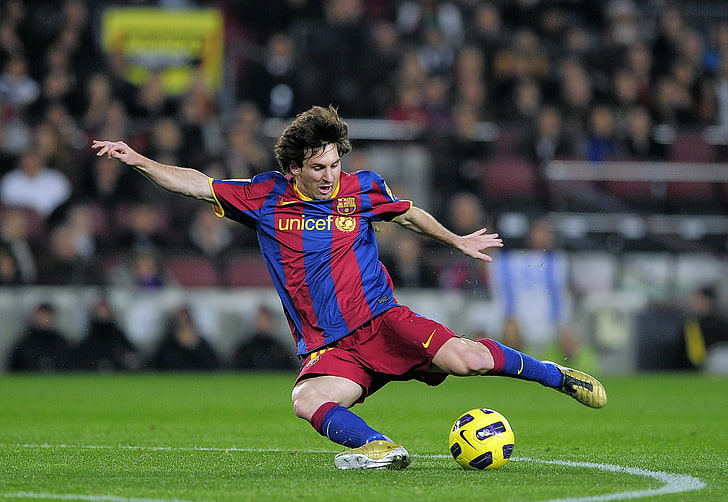
#> input picture messi.jpg, 728 x 502 px
$ python image_gradients.py   (older library calls are emulated)
#> lines starting #> are read from the running program, lines starting #| are printed output that depends on the picture
import cv2
import numpy as np
from matplotlib import pyplot as plt

# Load the grayscale image
img = cv2.imread("messi.jpg", cv2.IMREAD_GRAYSCALE)
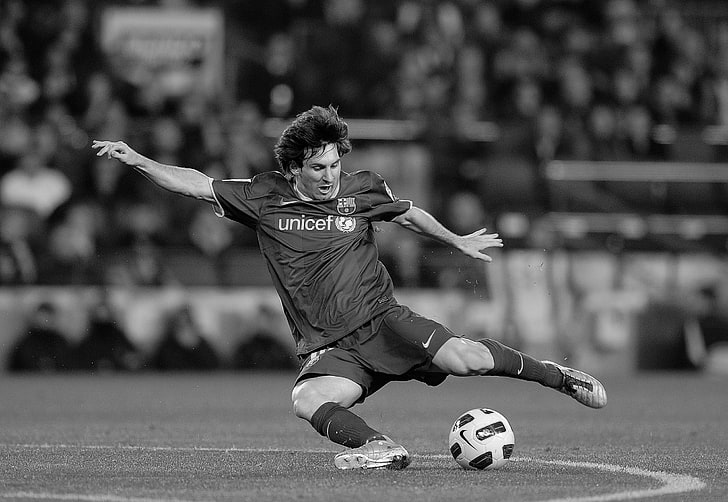
#> img: shape (502, 728); min 0, max 255, mean 83.9

# Apply Laplacian edge detection
lap = cv2.Laplacian(img, cv2.CV_64F, ksize=3)  # CV_64F is 64-bit float
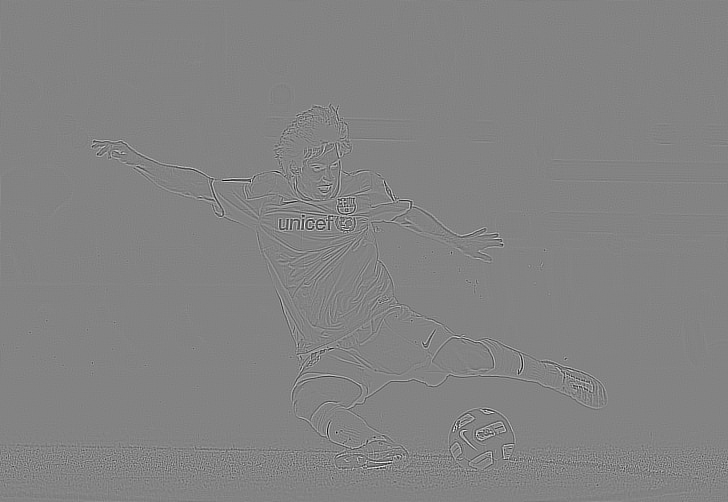
#> lap: shape (502, 728) float64; min -1684, max 1586, mean 0; drawn with min black and max white
lap_abs = np.uint8(np.absolute(lap))  # Convert Laplacian to uint8 for visualization
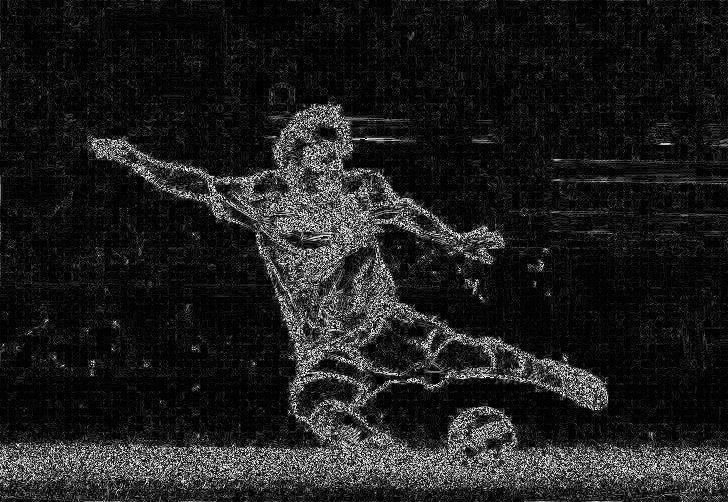
#> lap_abs: shape (502, 728); min 0, max 254, mean 30.6

# Apply Sobel edge detection in both X and Y directions
sobelX = cv2.Sobel(img, cv2.CV_64F, 1, 0)
sobelY = cv2.Sobel(img, cv2.CV_64F, 0, 1)
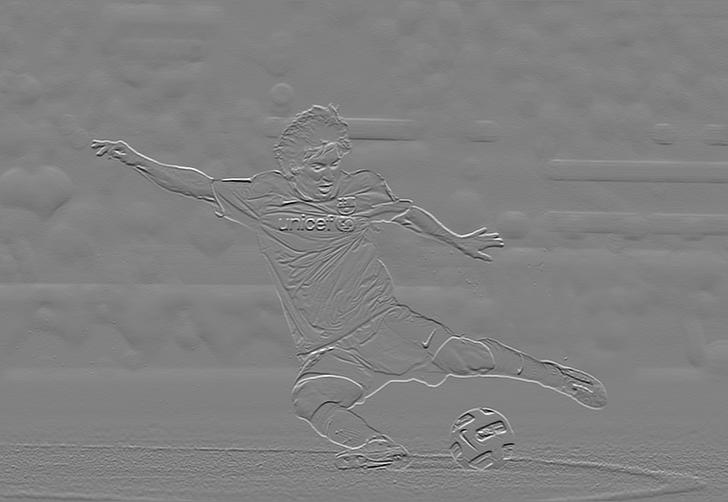
#> sobelY: shape (502, 728) float64; min -983, max 958, mean 1.5; drawn with min black and max white
sobelX_abs = np.uint8(np.absolute(sobelX))
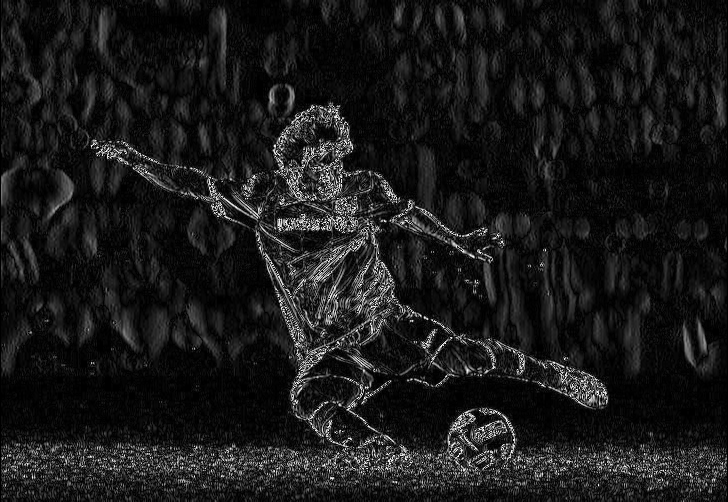
#> sobelX_abs: shape (502, 728); min 0, max 255, mean 25.7
sobelY_abs = np.uint8(np.absolute(sobelY))
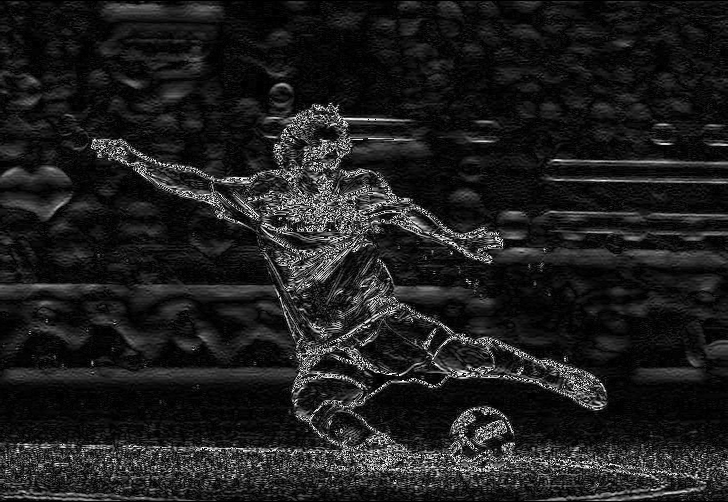
#> sobelY_abs: shape (502, 728); min 0, max 255, mean 30.1

# Titles and images for plotting
titles = ['Original Image', 'Laplacian', 'Sobel X', 'Sobel Y']
images = [img, lap_abs, sobelX_abs, sobelY_abs]

# Create subplots for the images
for i in range(4):
    plt.subplot(2, 2, i+1)  # 2 rows, 2 columns of subplots
    plt.imshow(images[i], 'gray')
    plt.title(titles[i])
    plt.xticks([]), plt.yticks([])

# Display the subplots
plt.show()

$ run again, with gradient.jpg copied over messi.jpg
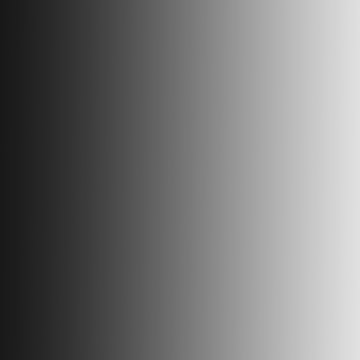
#> input picture gradient.jpg, 360 x 360 px
#> img is the input picture: shape (360, 360); min 24, max 225, mean 118
#> `sobelX_abs = np.uint8(np.absolute(sobelX))`:
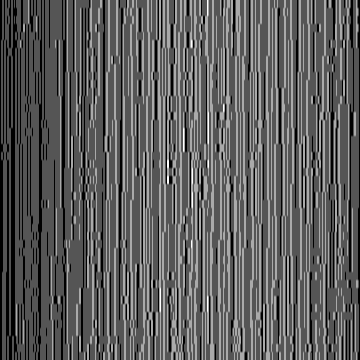
#> sobelX_abs: shape (360, 360); min 0, max 12, mean 4.43; drawn with min black and max white
#> `sobelY_abs = np.uint8(np.absolute(sobelY))`:
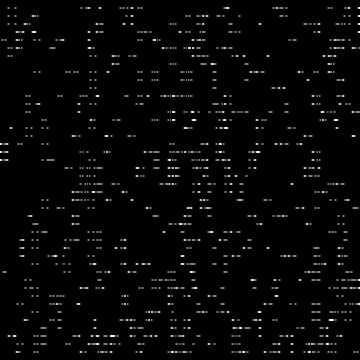
#> sobelY_abs: shape (360, 360); min 0, max 4, mean 0.0934; drawn with min black and max white

$ run again, with apple.jpeg copied over messi.jpg
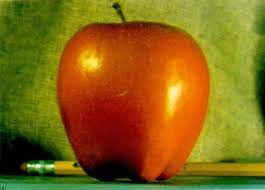
#> input picture apple.jpeg, 265 x 190 px
#> `sobelY = cv2.Sobel(img, cv2.CV_64F, 0, 1)`:
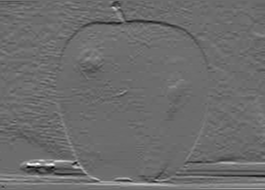
#> sobelY: shape (190, 265) float64; min -489, max 656, mean -0.1; drawn with min black and max white
#> `sobelY_abs = np.uint8(np.absolute(sobelY))`:
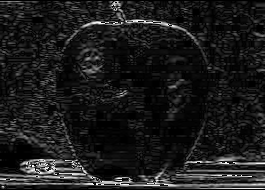
#> sobelY_abs: shape (190, 265); min 0, max 255, mean 27.5
